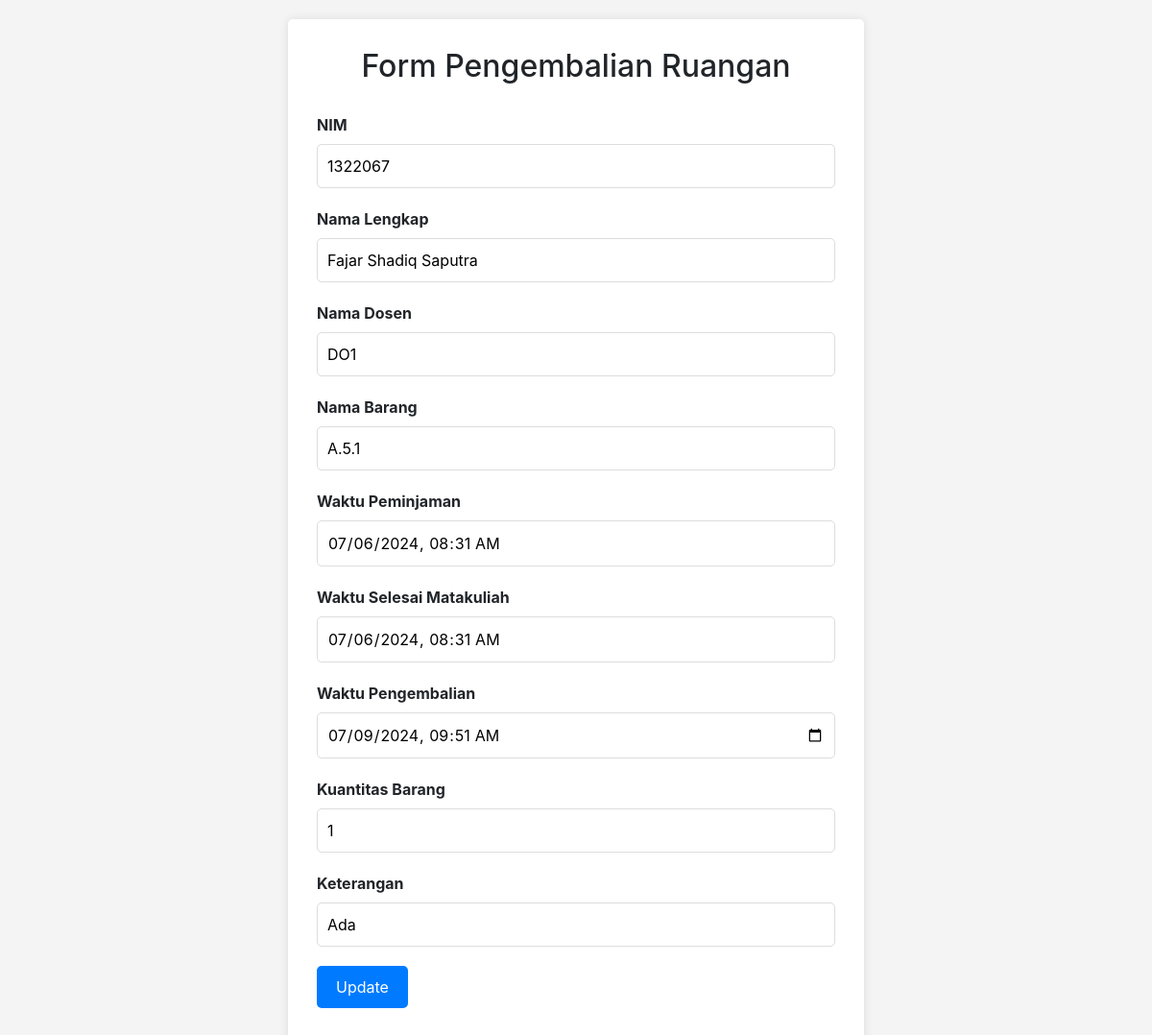
Page /pj/ru-return.php?kodetrru=7 on the committed database.
### tables this page shows
CREATE TABLE `transaksiru` (
  `kodetrru` int(11) NOT NULL,
  `id` int(11) DEFAULT NULL,
  `username` varchar(50) NOT NULL,
  `nip` varchar(20) DEFAULT NULL,
  `koderu` varchar(20) DEFAULT NULL,
  `peminjamanru` datetime NOT NULL,
  `selesairu` datetime DEFAULT NULL,
  `pengembalianru` datetime DEFAULT NULL,
  `qtyru` int(11) NOT NULL,
  `keteranganru` text DEFAULT NULL
);

### pj/ru-return.php (the view, shortened to what this page needs)
<?php
$servername = "localhost";
$db_username = "root";
$db_password = "";
$dbname = "inventaris";
$conn = new mysqli($servername, $db_username, $db_password, $dbname);
if (isset($_GET['kodetrru'])) {
    $kodetrru = $_GET['kodetrru'];
    $transaksi_query = "SELECT * FROM transaksiru WHERE kodetrru='$kodetrru'";
    $transaksi_result = $conn->query($transaksi_query);
    $transaksi = $transaksi_result->fetch_assoc();
} else {
    die("Transaction ID not provided.");
}
?>
<!DOCTYPE html>
<html lang="en">
<head>
    <link rel="stylesheet" href="https://stackpath.bootstrapcdn.com/bootstrap/4.5.2/css/bootstrap.min.css">
    <link rel="stylesheet" href="https://cdnjs.cloudflare.com/ajax/libs/font-awesome/5.15.3/css/all.min.css">
</head>
<body>
<div class="container">
    <div class="form-container">
        <h2>Form Pengembalian Ruangan</h2>
        <form method="post" action="<?php echo htmlspecialchars($_SERVER["PHP_SELF"]) . "?kodetrru=" . $kodetrru; ?>">
            <div class="form-group">
                <label for="id">NIM</label>
                <input type="text" id="id" name="id" value="<?php echo $transaksi['id']; ?>" required readonly>
            </div>
            <div class="form-group">
                <label for="username">Nama Lengkap</label>
                <input type="text" id="username" name="username" value="<?php echo $transaksi['username']; ?>" readonly>
            </div>
            <div class="form-group">
                <label for="nip">Nama Dosen</label>
                <input type="text" id="nip" name="nip" value="<?php echo $transaksi['nip']; ?>" readonly>
            </div>
            <div class="form-group">
                <label for="koderu">Nama Barang</label>
                <input type="text" id="koderu" name="koderu" value="<?php echo $transaksi['koderu']; ?>" readonly>
            </div>
            <div class="form-group">
                <label for="peminjamanru">Waktu Peminjaman</label>
                <input type="datetime-local" id="peminjamanru" name="peminjamanru" value="<?php echo $transaksi['peminjamanru']; ?>" readonly>
            </div>
            <div class="form-group">
                <label for="selesairu">Waktu Selesai Matakuliah</label>
                <input type="datetime-local" id="selesairu" name="selesairu" value="<?php echo $transaksi['selesairu']; ?>" readonly>
            </div>
            <div class="form-group">
                <label for="pengembalianru">Waktu Pengembalian</label>
                <input type="datetime-local" id="pengembalianru" name="pengembalianru" value="<?php echo $transaksi['pengembalianru']; ?>" required>
            </div>
            <div class="form-group">
                <label for="qtyru">Kuantitas Barang</label>
                <input type="number" id="qtyru" name="qtyru" value="<?php echo $transaksi['qtyru']; ?>" readonly>
            </div>
            <div class="form-group">
                <label for="keteranganru">Keterangan</label>
                <input type="text" id="keteranganru" name="keteranganru" value="<?php echo $transaksi['keteranganru']; ?>" readonly>
            </div>
            <div class="form-group">
                <button type="submit">Update</button>
            </div>
        </form>
    </div>
</div>
</body>
</html>

### pj/ru-return.php (style rules this page uses)
body { background-color: #f4f4f4; padding: 20px; }
.form-container { max-width: 600px; margin: 0 auto; background-color: #fff; padding: 30px; border-radius: 5px; box-shadow: 0 0 10px rgba(0, 0, 0, 0.1); }
.form-container h2 { text-align: center; margin-bottom: 30px; }
.form-group { margin-bottom: 20px; }
.form-group label { font-weight: bold; }
.form-group input, .form-group select { width: 100%; padding: 10px; border: 1px solid #ddd; border-radius: 5px; }
.form-group button { padding: 10px 20px; background-color: #007bff; color: #fff; border: none; border-radius: 5px; cursor: pointer; }

### rows in the picture
transaksiru: id "1322067", username "Fajar Shadiq Saputra", nip "DO1", koderu "A.5.1", peminjamanru "07/06/2024 08:31", selesairu "07/06/2024 08:31", pengembalianru "07/09/2024 09:51", qtyru "1", keteranganru "Ada"
